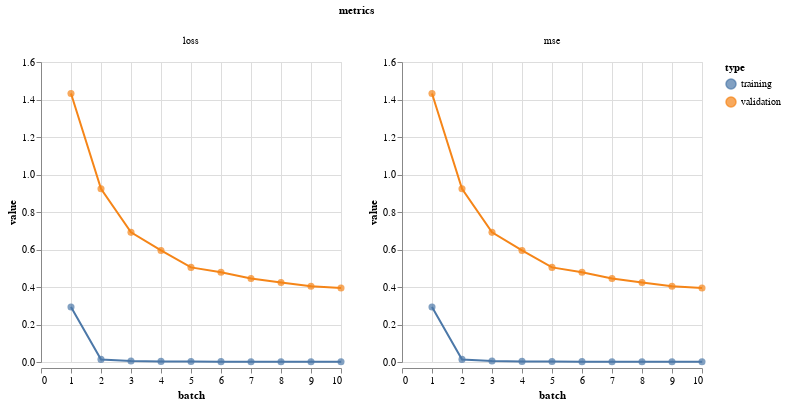

Notebook source saved alongside this figure:
### Markdown cell above
### Step 4: Evaluate Model Performance

### Code cell
metrics(output.history)

### Figure 1 — Vega-Lite specification as saved in the notebook (floating-point values rounded to 4 significant figures)
{"config": {"view": {"continuousWidth": 400, "continuousHeight": 300}}, "data": {"name": "data-6f15e51565daade802edf4e81b51f03a"}, "facet": {"column": {"type": "nominal", "field": "metrics"}}, "spec": {"layer": [{"mark": {"type": "circle", "size": 50}, "encoding": {"color": {"type": "nominal", "field": "type"}, "tooltip": [{"type": "quantitative", "field": "batch"}, {"type": "quantitative", "field": "value"}], "x": {"type": "quantitative", "field": "batch"}, "y": {"type": "quantitative", "field": "value"}}, "height": 300, "width": 300}, {"mark": "line", "encoding": {"color": {"type": "nominal", "field": "type"}, "x": {"type": "quantitative", "field": "batch"}, "y": {"type": "quantitative", "field": "value"}}, "height": 300, "width": 300}]}, "resolve": {"scale": {"y": "independent"}}, "$schema": "https://vega.github.io/schema/vega-lite/v4.8.1.json", "datasets": {"data-6f15e51565daade802edf4e81b51f03a": [{"batch": 1, "value": 0.2934, "type": "training", "metrics": "loss"}, {"batch": 2, "value": 0.01381, "type": "training", "metrics": "loss"}, {"batch": 3, "value": 0.005508, "type": "training", "metrics": "loss"}, {"batch": 4, "value": 0.003264, "type": "training", "metrics": "loss"}, {"batch": 5, "value": 0.002423, "type": "training", "metrics": "loss"}, {"batch": 6, "value": 0.001983, "type": "training", "metrics": "loss"}, {"batch": 7, "value": 0.001719, "type": "training", "metrics": "loss"}, {"batch": 8, "value": 0.001551, "type": "training", "metrics": "loss"}, {"batch": 9, "value": 0.001438, "type": "training", "metrics": "loss"}, {"batch": 10, "value": 0.00135, "type": "training", "metrics": "loss"}, {"batch": 1, "value": 0.2934, "type": "training", "metrics": "mse"}, {"batch": 2, "value": 0.01381, "type": "training", "metrics": "mse"}, {"batch": 3, "value": 0.005508, "type": "training", "metrics": "mse"}, {"batch": 4, "value": 0.003264, "type": "training", "metrics": "mse"}, {"batch": 5, "value": 0.002423, "type": "training", "metrics": "mse"}, {"batch": 6, "value": 0.001983, "type": "training", "metrics": "mse"}, {"batch": 7, "value": 0.001719, "type": "training", "metrics": "mse"}, {"batch": 8, "value": 0.001551, "type": "training", "metrics": "mse"}, {"batch": 9, "value": 0.001438, "type": "training", "metrics": "mse"}, {"batch": 10, "value": 0.00135, "type": "training", "metrics": "mse"}, {"batch": 1, "value": 1.432, "type": "validation", "metrics": "loss"}, {"batch": 2, "value": 0.9236, "type": "validation", "metrics": "loss"}, {"batch": 3, "value": 0.6914, "type": "validation", "metrics": "loss"}, {"batch": 4, "value": 0.5951, "type": "validation", "metrics": "loss"}, {"batch": 5, "value": 0.5046, "type": "validation", "metrics": "loss"}, {"batch": 6, "value": 0.4786, "type": "validation", "metrics": "loss"}, {"batch": 7, "value": 0.4453, "type": "validation", "metrics": "loss"}, {"batch": 8, "value": 0.4236, "type": "validation", "metrics": "loss"}, {"batch": 9, "value": 0.4038, "type": "validation", "metrics": "loss"}, {"batch": 10, "value": 0.3951, "type": "validation", "metrics": "loss"}, {"batch": 1, "value": 1.432, "type": "validation", "metrics": "mse"}, {"batch": 2, "value": 0.9236, "type": "validation", "metrics": "mse"}, {"batch": 3, "value": 0.6914, "type": "validation", "metrics": "mse"}, {"batch": 4, "value": 0.5951, "type": "validation", "metrics": "mse"}, {"batch": 5, "value": 0.5046, "type": "validation", "metrics": "mse"}, {"batch": 6, "value": 0.4786, "type": "validation", "metrics": "mse"}, {"batch": 7, "value": 0.4453, "type": "validation", "metrics": "mse"}, {"batch": 8, "value": 0.4236, "type": "validation", "metrics": "mse"}, {"batch": 9, "value": 0.4038, "type": "validation", "metrics": "mse"}, {"batch": 10, "value": 0.3951, "type": "validation", "metrics": "mse"}]}}
